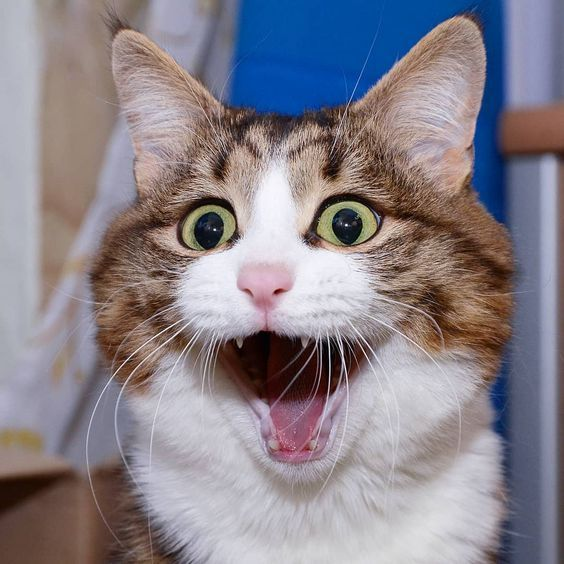
#> input picture ComputerVision/haha.jpg, 564 x 564 px, found by its file name
$ python lesson01.py
#> lines starting #> are read from the running program, lines starting #| are printed output that depends on the picture
import cv2
import matplotlib.pyplot as plt
import numpy as np

# Đọc hình ảnh từ tệp
img_cb = cv2.imread("Lesson 1/haha.jpg")
#> img_cb is the input picture: shape (564, 564, 3); mean B, G, R 138.9, 130.4, 136.7

min_pixel = np.min(img_cb)
#> min_pixel = 0
max_pixel = np.max(img_cb)
#> max_pixel = 255

img_contrast = ((img_cb - min_pixel) / (max_pixel - min_pixel) * 255).astype(np.uint8)

plt.figure(figsize=(10, 5))
plt.subplot(1, 2, 1); plt.imshow(img_cb); plt.title("Original Image")
plt.subplot(1, 2, 2); plt.imshow(img_contrast); plt.title("Contrast Image")
plt.show()
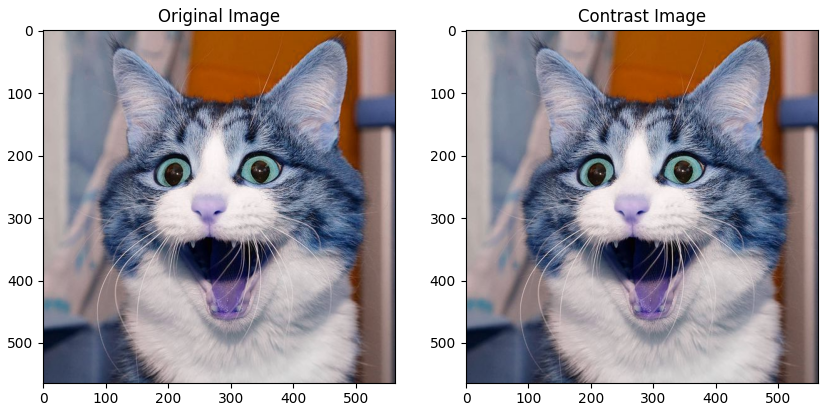
#> figure drawn by matplotlib, 2 panels; B, G, R data is drawn as R, G, B
